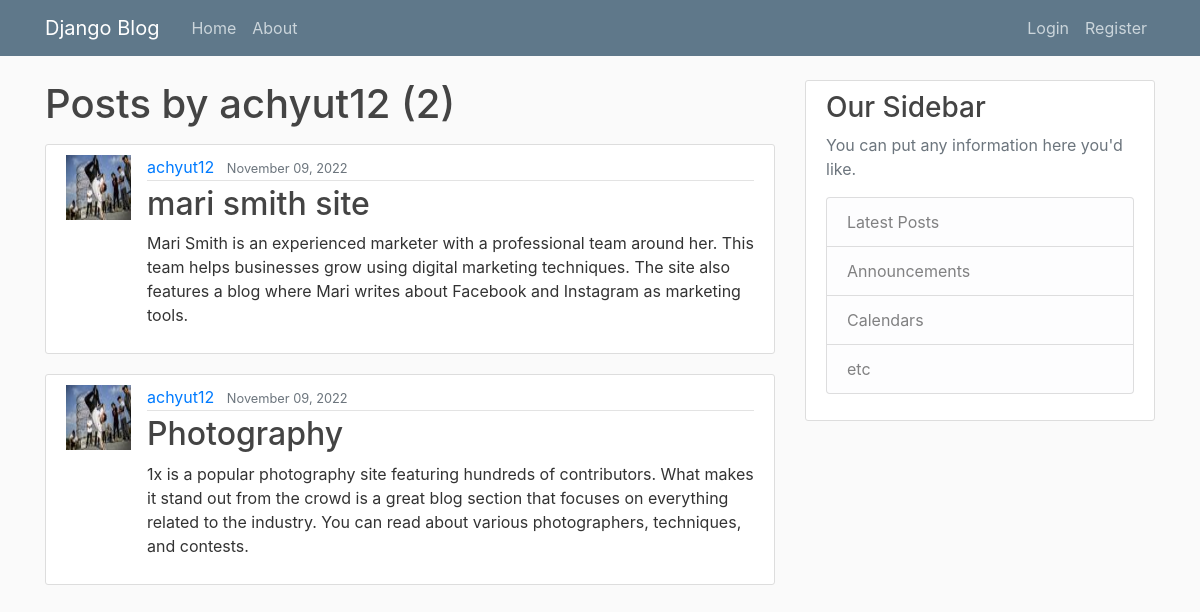
Page /user/achyut12 on the committed database.
### blog/models.py (models this page shows, shortened)
class Post(models.Model):
    title = models.CharField(max_length=100)
    content = models.TextField()
    date_posted = models.DateTimeField(default=timezone.now)
    author = models.ForeignKey(User, on_delete=models.CASCADE)

### users/models.py (models this page shows, shortened)
class Profile(models.Model):
    user = models.OneToOneField(User, on_delete=models.CASCADE)
    image = models.ImageField(default='default.jpg', upload_to='profile_pics', blank=True, null=True)

### blog/views.py (the view)
# urls.py: path('user/<str:username>', UserPostListView.as_view(), name='user-posts'),
class UserPostListView(ListView):
    model = Post
    template_name = 'blog/user_posts.html'
    context_object_name = 'posts'
    paginate_by = 3
    def get_queryset(self):
        user = get_object_or_404(User, username=self.kwargs.get('username'))
        return Post.objects.filter(author=user).order_by('-date_posted')

### blog/templates/blog/user_posts.html (shortened to what this page needs)
{% extends "blog/base.html" %}
{% block content %}
    <h1 class="mb-3"> Posts by {{ view.kwargs.username }} ({{ page_obj.paginator.count }})</h1>
    {% for post in posts %}
        <article class="media content-section">
            <img class="rounder-circle article-img" src="{{ post.author.profile.image.url }}">
            <div class="media-body">
            <div class="article-metadata">
                <a class="mr-2" href="{% url 'user-posts' post.author.username %}">{{ post.author }}</a>
                <small class="text-muted">{{ post.date_posted|date:"F d, Y" }}</small>
            </div>
            <h2><a class="article-title" href="{% url 'post-detail' post.id %}">{{ post.title }}</a></h2>
            <p class="article-content">{{ post.content }}</p>
            </div>
        </article>
    {% endfor %}
{% endblock content %}

### blog/static/blog/main.css (style rules this page uses)
body { background: #fafafa; color: #333333; margin-top: 5rem; }
h1, h2, h3, h4, h5, h6 { color: #444444; }
.content-section { background: #ffffff; padding: 10px 20px; border: 1px solid #dddddd; border-radius: 3px; margin-bottom: 20px; }
.article-title { color: #444444; }
.article-content { white-space: pre-line; }
.article-img { height: 65px; width: 65px; margin-right: 16px; }
.article-metadata { padding-bottom: 1px; margin-bottom: 4px; border-bottom: 1px solid #e3e3e3 }

### rows in the picture
Post: author.profile.image (picture), author "achyut12", date_posted "November 09, 2022", title "mari smith site", content "Mari Smith is an experienced marketer with a professional team around her. This team helps businesses grow using digital marketing techniques. The site also features a blog where Mari writes about Facebook and Instagram as marketing tools."
Post: author.profile.image (picture), author "achyut12", date_posted "November 09, 2022", title "Photography", content "1x is a popular photography site featuring hundreds of contributors. What makes it stand out from the crowd is a great blog section that focuses on everything related to the industry. You can read about various photographers, techniques, and contests."

### other values in the picture
{{ view.kwargs.username }} "achyut12"
{{ page_obj.paginator.count }} "2"
